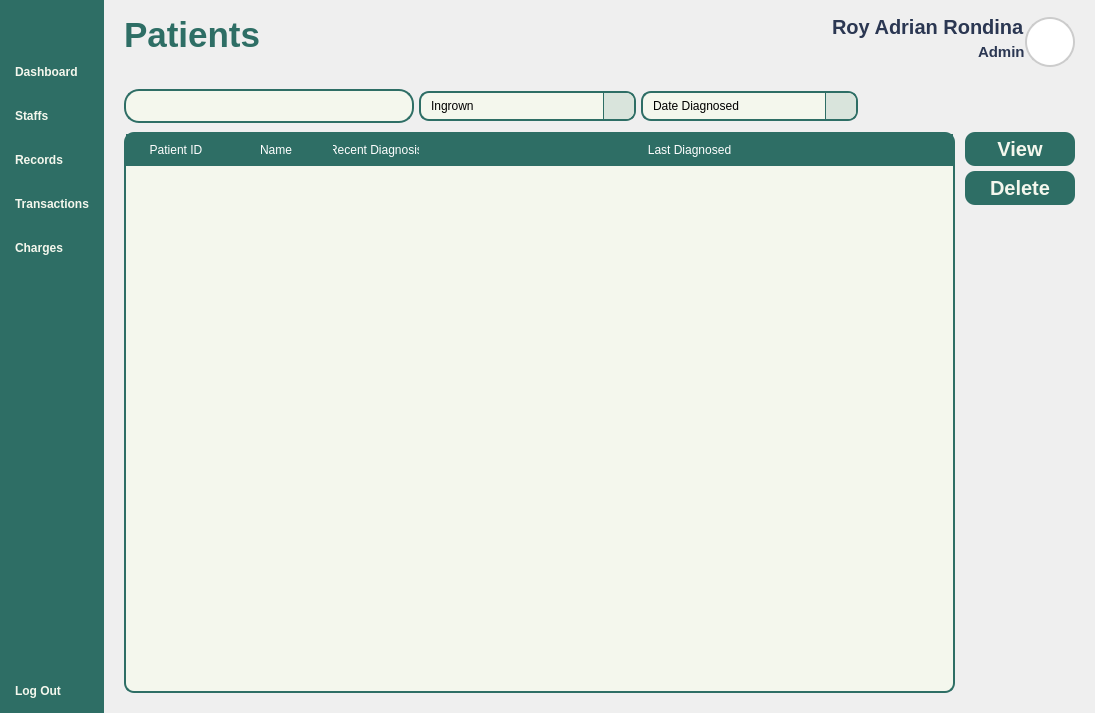
<?xml version="1.0" encoding="UTF-8"?>
<ui version="4.0">
 <class>Form</class>
 <widget class="QWidget" name="Form">
  <property name="geometry">
   <rect>
    <x>0</x>
    <y>0</y>
    <width>1095</width>
    <height>713</height>
   </rect>
  </property>
  <property name="windowTitle">
   <string>Form</string>
  </property>
  <property name="styleSheet">
   <string notr="true">*{
	padding: 0px;
	margin: 0px;
	border: 0px;
}
QPushButton {
	font: 900 17pt &quot;Satoshi Black&quot;;
	background-color: transparent;
 	border-radius: 10px;
	font-weight: bold;	
	color: #F4F7ED;
	text-align: left;
	padding: 5px 5px;
}
#NavBar {
    background-color: #2E6E65; 
}
QLabel {
	font: 900 10pt &quot;Satoshi Black&quot;;
	font-size: 20px;
	font-weight: bold;
	color: #2E6E65;
	qproperty-alignment: 'AlignLeft';
    qproperty-wordWrap: true;
	background: transparent;
}

</string>
  </property>
  <layout class="QHBoxLayout" name="horizontalLayout_4">
   <property name="spacing">
    <number>0</number>
   </property>
   <property name="leftMargin">
    <number>0</number>
   </property>
   <property name="topMargin">
    <number>0</number>
   </property>
   <property name="rightMargin">
    <number>0</number>
   </property>
   <property name="bottomMargin">
    <number>0</number>
   </property>
   <item>
    <widget class="QWidget" name="NavBar" native="true">
     <property name="enabled">
      <bool>true</bool>
     </property>
     <property name="sizePolicy">
      <sizepolicy hsizetype="Fixed" vsizetype="Expanding">
       <horstretch>0</horstretch>
       <verstretch>0</verstretch>
      </sizepolicy>
     </property>
     <property name="minimumSize">
      <size>
       <width>0</width>
       <height>0</height>
      </size>
     </property>
     <property name="maximumSize">
      <size>
       <width>16777215</width>
       <height>16777215</height>
      </size>
     </property>
     <property name="autoFillBackground">
      <bool>false</bool>
     </property>
     <property name="styleSheet">
      <string notr="true"/>
     </property>
     <layout class="QVBoxLayout" name="verticalLayout">
      <property name="leftMargin">
       <number>10</number>
      </property>
      <property name="topMargin">
       <number>10</number>
      </property>
      <property name="rightMargin">
       <number>10</number>
      </property>
      <property name="bottomMargin">
       <number>10</number>
      </property>
      <item>
       <widget class="QPushButton" name="NavBarButton">
        <property name="toolTip">
         <string>View Main Dashboard</string>
        </property>
        <property name="styleSheet">
         <string notr="true">QPushButton {
	padding: 10px 8px;
}</string>
        </property>
        <property name="text">
         <string/>
        </property>
        <property name="icon">
         <iconset resource="../Images/resources.qrc">
          <normaloff>:/icons/icons/align-justify.svg</normaloff>:/icons/icons/align-justify.svg</iconset>
        </property>
        <property name="iconSize">
         <size>
          <width>35</width>
          <height>35</height>
         </size>
        </property>
       </widget>
      </item>
      <item>
       <spacer name="verticalSpacer_2">
        <property name="orientation">
         <enum>Qt::Vertical</enum>
        </property>
        <property name="sizeType">
         <enum>QSizePolicy::Preferred</enum>
        </property>
        <property name="sizeHint" stdset="0">
         <size>
          <width>10</width>
          <height>10</height>
         </size>
        </property>
       </spacer>
      </item>
      <item>
       <layout class="QVBoxLayout" name="MainButtons">
        <property name="spacing">
         <number>20</number>
        </property>
        <property name="sizeConstraint">
         <enum>QLayout::SetNoConstraint</enum>
        </property>
        <item>
         <widget class="QPushButton" name="DashboardButton">
          <property name="toolTip">
           <string>View Main Dashboard</string>
          </property>
          <property name="styleSheet">
           <string notr="true"/>
          </property>
          <property name="text">
           <string>Dashboard</string>
          </property>
          <property name="icon">
           <iconset resource="../Images/resources.qrc">
            <normaloff>:/icons/icons/layout-dashboard.svg</normaloff>:/icons/icons/layout-dashboard.svg</iconset>
          </property>
          <property name="iconSize">
           <size>
            <width>40</width>
            <height>40</height>
           </size>
          </property>
         </widget>
        </item>
        <item>
         <widget class="QPushButton" name="StaffsButton">
          <property name="toolTip">
           <string>View Staff Record</string>
          </property>
          <property name="styleSheet">
           <string notr="true"/>
          </property>
          <property name="text">
           <string>Staffs</string>
          </property>
          <property name="icon">
           <iconset resource="../Images/resources.qrc">
            <normaloff>:/icons/icons/user-round-pen.svg</normaloff>:/icons/icons/user-round-pen.svg</iconset>
          </property>
          <property name="iconSize">
           <size>
            <width>40</width>
            <height>40</height>
           </size>
          </property>
         </widget>
        </item>
        <item>
         <widget class="QPushButton" name="PatientsButton">
          <property name="toolTip">
           <string>View Patient Record</string>
          </property>
          <property name="styleSheet">
           <string notr="true">QPushButton{
	font: 900 20pt &quot;Satoshi Black&quot;;	
}</string>
          </property>
          <property name="text">
           <string>Records</string>
          </property>
          <property name="icon">
           <iconset resource="../Images/resources.qrc">
            <normaloff>:/icons/icons/file-text.svg</normaloff>:/icons/icons/file-text.svg</iconset>
          </property>
          <property name="iconSize">
           <size>
            <width>40</width>
            <height>40</height>
           </size>
          </property>
         </widget>
        </item>
        <item>
         <widget class="QPushButton" name="TransactionsButton">
          <property name="toolTip">
           <string>View Transactions </string>
          </property>
          <property name="styleSheet">
           <string notr="true"/>
          </property>
          <property name="text">
           <string>Transactions</string>
          </property>
          <property name="icon">
           <iconset resource="../Images/resources.qrc">
            <normaloff>:/icons/icons/tickets.svg</normaloff>:/icons/icons/tickets.svg</iconset>
          </property>
          <property name="iconSize">
           <size>
            <width>40</width>
            <height>40</height>
           </size>
          </property>
         </widget>
        </item>
        <item>
         <widget class="QPushButton" name="ChargesButton">
          <property name="toolTip">
           <string>View Reports and Overviews</string>
          </property>
          <property name="styleSheet">
           <string notr="true"/>
          </property>
          <property name="text">
           <string>Charges</string>
          </property>
          <property name="icon">
           <iconset resource="../Images/resources.qrc">
            <normaloff>:/icons/icons/hand-coins.svg</normaloff>:/icons/icons/hand-coins.svg</iconset>
          </property>
          <property name="iconSize">
           <size>
            <width>40</width>
            <height>40</height>
           </size>
          </property>
         </widget>
        </item>
       </layout>
      </item>
      <item>
       <spacer name="verticalSpacer">
        <property name="orientation">
         <enum>Qt::Vertical</enum>
        </property>
        <property name="sizeHint" stdset="0">
         <size>
          <width>20</width>
          <height>40</height>
         </size>
        </property>
       </spacer>
      </item>
      <item>
       <layout class="QVBoxLayout" name="SettingButtons">
        <property name="spacing">
         <number>15</number>
        </property>
        <item alignment="Qt::AlignVCenter">
         <widget class="QPushButton" name="LogOutButton">
          <property name="toolTip">
           <string>Log Out from your Account</string>
          </property>
          <property name="styleSheet">
           <string notr="true"/>
          </property>
          <property name="text">
           <string>Log Out</string>
          </property>
          <property name="icon">
           <iconset resource="../Images/resources.qrc">
            <normaloff>:/icons/icons/log-out.svg</normaloff>:/icons/icons/log-out.svg</iconset>
          </property>
          <property name="iconSize">
           <size>
            <width>40</width>
            <height>40</height>
           </size>
          </property>
         </widget>
        </item>
       </layout>
      </item>
     </layout>
    </widget>
   </item>
   <item>
    <widget class="QFrame" name="MainBodyContainer">
     <property name="enabled">
      <bool>true</bool>
     </property>
     <property name="sizePolicy">
      <sizepolicy hsizetype="Expanding" vsizetype="Expanding">
       <horstretch>0</horstretch>
       <verstretch>0</verstretch>
      </sizepolicy>
     </property>
     <property name="styleSheet">
      <string notr="true">#Header {
	padding: 10px 20px;
padding-top: 15px;
}
QLabel {
    padding: 0px; 
}
#UserType {
	font: 300 10pt &quot;Lexend Light&quot;;
	font-size: 15px;
	color: #2B3752;
}
#UserName {
	font: 600 10pt &quot;Lexend SemiBold&quot;;
	font-size: 20px;
	color: #2B3752;
}
#InterfaceTitle{
	font-size: 35px;
}
QGraphicsView {
    border: 2px solid #ccc; 
    border-radius: 25px;
    background: white; 
}

</string>
     </property>
     <property name="frameShape">
      <enum>QFrame::StyledPanel</enum>
     </property>
     <property name="frameShadow">
      <enum>QFrame::Raised</enum>
     </property>
     <layout class="QVBoxLayout" name="verticalLayout_2">
      <property name="spacing">
       <number>0</number>
      </property>
      <property name="leftMargin">
       <number>0</number>
      </property>
      <property name="topMargin">
       <number>0</number>
      </property>
      <property name="rightMargin">
       <number>0</number>
      </property>
      <property name="bottomMargin">
       <number>0</number>
      </property>
      <item alignment="Qt::AlignTop">
       <widget class="QFrame" name="Header">
        <property name="sizePolicy">
         <sizepolicy hsizetype="Expanding" vsizetype="Expanding">
          <horstretch>0</horstretch>
          <verstretch>0</verstretch>
         </sizepolicy>
        </property>
        <property name="minimumSize">
         <size>
          <width>0</width>
          <height>80</height>
         </size>
        </property>
        <property name="maximumSize">
         <size>
          <width>16777215</width>
          <height>80</height>
         </size>
        </property>
        <property name="cursor">
         <cursorShape>ArrowCursor</cursorShape>
        </property>
        <property name="styleSheet">
         <string notr="true">#Header {
	padding: 10px 20px;
	padding-top: 15px;
}
QLabel {
    padding: 0px; 
}
#UserType {
	font: 300 10pt &quot;Lexend Light&quot;;
	font-size: 15px;
	color: #2B3752;
}
#UserName {
	font: 600 10pt &quot;Lexend SemiBold&quot;;
	font-size: 20px;
	color: #2B3752;
}
#InterfaceTitle{
	font-size: 35px;
}
QGraphicsView {
    border: 2px solid #ccc; 
    border-radius: 25px;
    background: white; 
}</string>
        </property>
        <property name="frameShape">
         <enum>QFrame::StyledPanel</enum>
        </property>
        <property name="frameShadow">
         <enum>QFrame::Raised</enum>
        </property>
        <layout class="QHBoxLayout" name="horizontalLayout_3">
         <property name="spacing">
          <number>0</number>
         </property>
         <property name="leftMargin">
          <number>0</number>
         </property>
         <property name="topMargin">
          <number>0</number>
         </property>
         <property name="rightMargin">
          <number>0</number>
         </property>
         <property name="bottomMargin">
          <number>0</number>
         </property>
         <item>
          <widget class="QLabel" name="InterfaceTitle">
           <property name="layoutDirection">
            <enum>Qt::LeftToRight</enum>
           </property>
           <property name="text">
            <string>Patients</string>
           </property>
           <property name="alignment">
            <set>Qt::AlignLeading</set>
           </property>
          </widget>
         </item>
         <item>
          <layout class="QHBoxLayout" name="UserPanel">
           <property name="rightMargin">
            <number>0</number>
           </property>
           <item>
            <layout class="QVBoxLayout" name="UserInfo">
             <property name="spacing">
              <number>0</number>
             </property>
             <item alignment="Qt::AlignRight">
              <widget class="QLabel" name="UserName">
               <property name="text">
                <string>Roy Adrian Rondina</string>
               </property>
               <property name="alignment">
                <set>Qt::AlignLeading</set>
               </property>
              </widget>
             </item>
             <item alignment="Qt::AlignRight">
              <widget class="QLabel" name="UserType">
               <property name="text">
                <string>Admin</string>
               </property>
               <property name="alignment">
                <set>Qt::AlignLeading</set>
               </property>
              </widget>
             </item>
            </layout>
           </item>
           <item>
            <widget class="QFrame" name="Profile">
             <property name="sizePolicy">
              <sizepolicy hsizetype="Fixed" vsizetype="Fixed">
               <horstretch>0</horstretch>
               <verstretch>0</verstretch>
              </sizepolicy>
             </property>
             <property name="minimumSize">
              <size>
               <width>50</width>
               <height>50</height>
              </size>
             </property>
             <property name="maximumSize">
              <size>
               <width>50</width>
               <height>50</height>
              </size>
             </property>
             <property name="frameShape">
              <enum>QFrame::StyledPanel</enum>
             </property>
             <property name="frameShadow">
              <enum>QFrame::Raised</enum>
             </property>
             <layout class="QVBoxLayout" name="verticalLayout_3">
              <property name="spacing">
               <number>0</number>
              </property>
              <property name="leftMargin">
               <number>0</number>
              </property>
              <property name="topMargin">
               <number>0</number>
              </property>
              <property name="rightMargin">
               <number>0</number>
              </property>
              <property name="bottomMargin">
               <number>0</number>
              </property>
              <item>
               <widget class="QGraphicsView" name="ProfilePic">
                <property name="enabled">
                 <bool>true</bool>
                </property>
                <property name="sizePolicy">
                 <sizepolicy hsizetype="Preferred" vsizetype="Preferred">
                  <horstretch>0</horstretch>
                  <verstretch>0</verstretch>
                 </sizepolicy>
                </property>
                <property name="minimumSize">
                 <size>
                  <width>0</width>
                  <height>0</height>
                 </size>
                </property>
               </widget>
              </item>
             </layout>
            </widget>
           </item>
          </layout>
         </item>
        </layout>
       </widget>
      </item>
      <item>
       <widget class="QFrame" name="Body">
        <property name="sizePolicy">
         <sizepolicy hsizetype="Expanding" vsizetype="Expanding">
          <horstretch>0</horstretch>
          <verstretch>0</verstretch>
         </sizepolicy>
        </property>
        <property name="styleSheet">
         <string notr="true">QTableWidget {
    background-color: #F4F7ED;
    gridline-color: #D9E4DC;
    border: 2px solid #2E6E65;
    border-radius: 9px; 
}

QTableWidget::item {
    border: 1px solid #2E6E65;
}

QTableWidget::item:alternate {
    background-color: #E0E0E0;  
}

QTableWidget QHeaderView::section {
    background-color: #2E6E65;
    color: white;
    padding: 5px;
    font: bold 14px &quot;Segoe UI&quot;;
	border: 2px solid #2E6E65;
}

QTableWidget::item:selected {
    background-color: #CCE3D0;
    color: #2E6E65;
}
</string>
        </property>
        <property name="frameShape">
         <enum>QFrame::StyledPanel</enum>
        </property>
        <property name="frameShadow">
         <enum>QFrame::Raised</enum>
        </property>
        <layout class="QVBoxLayout" name="verticalLayout_4">
         <property name="leftMargin">
          <number>0</number>
         </property>
         <property name="topMargin">
          <number>0</number>
         </property>
         <property name="rightMargin">
          <number>0</number>
         </property>
         <property name="bottomMargin">
          <number>0</number>
         </property>
         <item>
          <widget class="QWidget" name="BodyLayout" native="true">
           <layout class="QVBoxLayout" name="verticalLayout_5">
            <property name="spacing">
             <number>0</number>
            </property>
            <property name="leftMargin">
             <number>20</number>
            </property>
            <property name="topMargin">
             <number>0</number>
            </property>
            <property name="rightMargin">
             <number>20</number>
            </property>
            <property name="bottomMargin">
             <number>20</number>
            </property>
            <item alignment="Qt::AlignTop">
             <widget class="QWidget" name="Buttons" native="true">
              <property name="sizePolicy">
               <sizepolicy hsizetype="Expanding" vsizetype="Preferred">
                <horstretch>0</horstretch>
                <verstretch>0</verstretch>
               </sizepolicy>
              </property>
              <property name="minimumSize">
               <size>
                <width>0</width>
                <height>0</height>
               </size>
              </property>
              <property name="styleSheet">
               <string notr="true">#SearchBar {
	background-color: #F4F7ED;
	border: 2px solid #2E6E65; 
    border-radius: 15px;
}
#Search{
	background-color: transparent ;
	font: 300 14pt &quot;Lexend Light&quot;;
}
#AddUserButton {
	padding: 0px 30px;
	text-align: center;
}
QComboBox {
    background-color: #F4F7ED;
    border: 2px solid #2E6E65;
    border-radius: 10px;
    padding: 5px 10px;
	font: 300 12pt &quot;Lexend Light&quot;;
}
QComboBox::drop-down {
    subcontrol-origin: padding;
    subcontrol-position: top right;
    width: 30px;
    border-left: 1px solid #2E6E65;
    background-color: #D9E4DC;
    border-top-right-radius: 8px;
    border-bottom-right-radius: 8px;
}
QComboBox::down-arrow {
    image: url(:/lucide/icons/chevron-down.svg);
    width: 20px;
    height: 20px;
}
QComboBox QAbstractItemView {
    background-color: #F4F7ED;
    selection-background-color: #CCE3D0;
    border: 1px solid #2E6E65;
    border-radius: 2px;
    outline: 0;  
	font: 300 12pt &quot;Lexend Light&quot;;
}

</string>
              </property>
              <layout class="QHBoxLayout" name="horizontalLayout">
               <property name="spacing">
                <number>5</number>
               </property>
               <property name="leftMargin">
                <number>0</number>
               </property>
               <property name="rightMargin">
                <number>0</number>
               </property>
               <item>
                <widget class="QWidget" name="SearchBar" native="true">
                 <property name="sizePolicy">
                  <sizepolicy hsizetype="Expanding" vsizetype="Fixed">
                   <horstretch>0</horstretch>
                   <verstretch>0</verstretch>
                  </sizepolicy>
                 </property>
                 <property name="minimumSize">
                  <size>
                   <width>290</width>
                   <height>0</height>
                  </size>
                 </property>
                 <property name="maximumSize">
                  <size>
                   <width>400</width>
                   <height>16777215</height>
                  </size>
                 </property>
                 <layout class="QHBoxLayout" name="horizontalLayout_2">
                  <property name="spacing">
                   <number>0</number>
                  </property>
                  <property name="leftMargin">
                   <number>5</number>
                  </property>
                  <property name="topMargin">
                   <number>5</number>
                  </property>
                  <property name="rightMargin">
                   <number>0</number>
                  </property>
                  <property name="bottomMargin">
                   <number>5</number>
                  </property>
                  <item>
                   <widget class="QLineEdit" name="Search">
                    <property name="sizePolicy">
                     <sizepolicy hsizetype="Expanding" vsizetype="Expanding">
                      <horstretch>0</horstretch>
                      <verstretch>0</verstretch>
                     </sizepolicy>
                    </property>
                    <property name="text">
                     <string/>
                    </property>
                   </widget>
                  </item>
                  <item alignment="Qt::AlignRight">
                   <widget class="QPushButton" name="SearchButton">
                    <property name="sizePolicy">
                     <sizepolicy hsizetype="Preferred" vsizetype="Preferred">
                      <horstretch>0</horstretch>
                      <verstretch>0</verstretch>
                     </sizepolicy>
                    </property>
                    <property name="text">
                     <string/>
                    </property>
                    <property name="icon">
                     <iconset resource="../Images/resources.qrc">
                      <normaloff>:/icons/icons/search.svg</normaloff>:/icons/icons/search.svg</iconset>
                    </property>
                    <property name="iconSize">
                     <size>
                      <width>30</width>
                      <height>30</height>
                     </size>
                    </property>
                   </widget>
                  </item>
                 </layout>
                </widget>
               </item>
               <item>
                <widget class="QComboBox" name="SortByBox">
                 <property name="sizePolicy">
                  <sizepolicy hsizetype="Expanding" vsizetype="Fixed">
                   <horstretch>0</horstretch>
                   <verstretch>0</verstretch>
                  </sizepolicy>
                 </property>
                 <property name="minimumSize">
                  <size>
                   <width>0</width>
                   <height>0</height>
                  </size>
                 </property>
                 <property name="maximumSize">
                  <size>
                   <width>250</width>
                   <height>16777215</height>
                  </size>
                 </property>
                 <property name="styleSheet">
                  <string notr="true">QComboBox::down-arrow {
    image: url(:/icons/icons/chevron-down.svg);
    width: 20px;
    height: 20px;
}
</string>
                 </property>
                 <item>
                  <property name="text">
                   <string>Ingrown</string>
                  </property>
                 </item>
                 <item>
                  <property name="text">
                   <string>Kabag</string>
                  </property>
                 </item>
                 <item>
                  <property name="text">
                   <string>Panuhot</string>
                  </property>
                 </item>
                </widget>
               </item>
               <item>
                <widget class="QComboBox" name="SortOrderBox">
                 <property name="sizePolicy">
                  <sizepolicy hsizetype="Expanding" vsizetype="Fixed">
                   <horstretch>0</horstretch>
                   <verstretch>0</verstretch>
                  </sizepolicy>
                 </property>
                 <property name="minimumSize">
                  <size>
                   <width>0</width>
                   <height>0</height>
                  </size>
                 </property>
                 <property name="maximumSize">
                  <size>
                   <width>250</width>
                   <height>16777215</height>
                  </size>
                 </property>
                 <property name="styleSheet">
                  <string notr="true">QComboBox::down-arrow {
    image: url(:/icons/icons/chevron-down.svg);
    width: 20px;
    height: 20px;
}
</string>
                 </property>
                 <item>
                  <property name="text">
                   <string>Date Diagnosed</string>
                  </property>
                 </item>
                 <item>
                  <property name="text">
                   <string>Gender</string>
                  </property>
                 </item>
                 <item>
                  <property name="text">
                   <string>Name (Aphabetical)</string>
                  </property>
                 </item>
                </widget>
               </item>
               <item>
                <spacer name="horizontalSpacer">
                 <property name="orientation">
                  <enum>Qt::Horizontal</enum>
                 </property>
                 <property name="sizeHint" stdset="0">
                  <size>
                   <width>30</width>
                   <height>20</height>
                  </size>
                 </property>
                </spacer>
               </item>
              </layout>
             </widget>
            </item>
            <item>
             <widget class="QWidget" name="Patient" native="true">
              <property name="sizePolicy">
               <sizepolicy hsizetype="Expanding" vsizetype="Expanding">
                <horstretch>0</horstretch>
                <verstretch>0</verstretch>
               </sizepolicy>
              </property>
              <property name="styleSheet">
               <string notr="true">QPushButton {
	font: 900 10pt &quot;Satoshi Black&quot;;
	background-color:  #2E6E65;
	border-radius: 10px;
	font-weight: bold;	
	font-size: 20px;
	color: #F4F7ED;
	text-align: center;
}</string>
              </property>
              <layout class="QHBoxLayout" name="horizontalLayout_5">
               <property name="spacing">
                <number>10</number>
               </property>
               <property name="leftMargin">
                <number>0</number>
               </property>
               <property name="topMargin">
                <number>0</number>
               </property>
               <property name="rightMargin">
                <number>0</number>
               </property>
               <property name="bottomMargin">
                <number>0</number>
               </property>
               <item>
                <widget class="QScrollArea" name="scrollArea">
                 <property name="styleSheet">
                  <string notr="true">QScrollBar:vertical {
     background: transparent;
     width: 10px;
	border-radius: 5px;
}
QScrollBar::handle:vertical {
    	background: #C0C0C0;
    	border-radius: 5px;
}
QScrollBar::handle:vertical:hover {
    	background: #A0A0A0;
}
QScrollBar::add-line:vertical,
QScrollBar::sub-line:vertical{
    	background: none;
    	border: none;
}

</string>
                 </property>
                 <property name="widgetResizable">
                  <bool>true</bool>
                 </property>
                 <widget class="QWidget" name="scrollAreaWidgetContents">
                  <property name="geometry">
                   <rect>
                    <x>0</x>
                    <y>0</y>
                    <width>680</width>
                    <height>541</height>
                   </rect>
                  </property>
                  <layout class="QVBoxLayout" name="verticalLayout_7">
                   <property name="spacing">
                    <number>0</number>
                   </property>
                   <property name="leftMargin">
                    <number>0</number>
                   </property>
                   <property name="topMargin">
                    <number>0</number>
                   </property>
                   <property name="rightMargin">
                    <number>0</number>
                   </property>
                   <property name="bottomMargin">
                    <number>0</number>
                   </property>
                   <item>
                    <widget class="QTableWidget" name="PatientTable">
                     <property name="styleSheet">
                      <string notr="true">QTableWidget {
	background-color: #F4F7ED;
	gridline-color: transparent;
	border-radius: 10px;
}
QTableWidget::item {
	border: none;
	font: 16pt &quot;Lexend&quot;;
}
QTableWidget::item:selected {
	background-color: rgba(46, 110, 101, 0.3);
}
QTableWidget QHeaderView::section {
	background-color: #2E6E65;
	color: white;
	padding: 5px;
	font: 18px &quot;Lexend Medium&quot;;
	border: 2px solid #2E6E65;
}</string>
                     </property>
                     <property name="sizeAdjustPolicy">
                      <enum>QAbstractScrollArea::AdjustToContents</enum>
                     </property>
                     <property name="cornerButtonEnabled">
                      <bool>true</bool>
                     </property>
                     <property name="columnCount">
                      <number>4</number>
                     </property>
                     <attribute name="horizontalHeaderHighlightSections">
                      <bool>true</bool>
                     </attribute>
                     <attribute name="horizontalHeaderStretchLastSection">
                      <bool>true</bool>
                     </attribute>
                     <column>
                      <property name="text">
                       <string>Patient ID</string>
                      </property>
                     </column>
                     <column>
                      <property name="text">
                       <string>Name</string>
                      </property>
                     </column>
                     <column>
                      <property name="text">
                       <string>Recent Diagnosis</string>
                      </property>
                     </column>
                     <column>
                      <property name="text">
                       <string>Last Diagnosed</string>
                      </property>
                     </column>
                    </widget>
                   </item>
                  </layout>
                 </widget>
                </widget>
               </item>
               <item alignment="Qt::AlignTop">
                <widget class="QWidget" name="widget" native="true">
                 <property name="sizePolicy">
                  <sizepolicy hsizetype="Fixed" vsizetype="Preferred">
                   <horstretch>0</horstretch>
                   <verstretch>0</verstretch>
                  </sizepolicy>
                 </property>
                 <property name="minimumSize">
                  <size>
                   <width>110</width>
                   <height>0</height>
                  </size>
                 </property>
                 <layout class="QVBoxLayout" name="verticalLayout_6">
                  <property name="spacing">
                   <number>5</number>
                  </property>
                  <property name="leftMargin">
                   <number>0</number>
                  </property>
                  <property name="topMargin">
                   <number>0</number>
                  </property>
                  <property name="rightMargin">
                   <number>0</number>
                  </property>
                  <property name="bottomMargin">
                   <number>0</number>
                  </property>
                  <item>
                   <widget class="QPushButton" name="View">
                    <property name="text">
                     <string>View</string>
                    </property>
                   </widget>
                  </item>
                  <item>
                   <widget class="QPushButton" name="Delete">
                    <property name="text">
                     <string>Delete</string>
                    </property>
                   </widget>
                  </item>
                 </layout>
                </widget>
               </item>
              </layout>
             </widget>
            </item>
           </layout>
          </widget>
         </item>
        </layout>
       </widget>
      </item>
     </layout>
    </widget>
   </item>
  </layout>
 </widget>
 <resources>
  <include location="../Images/resources.qrc"/>
 </resources>
 <connections/>
</ui>
